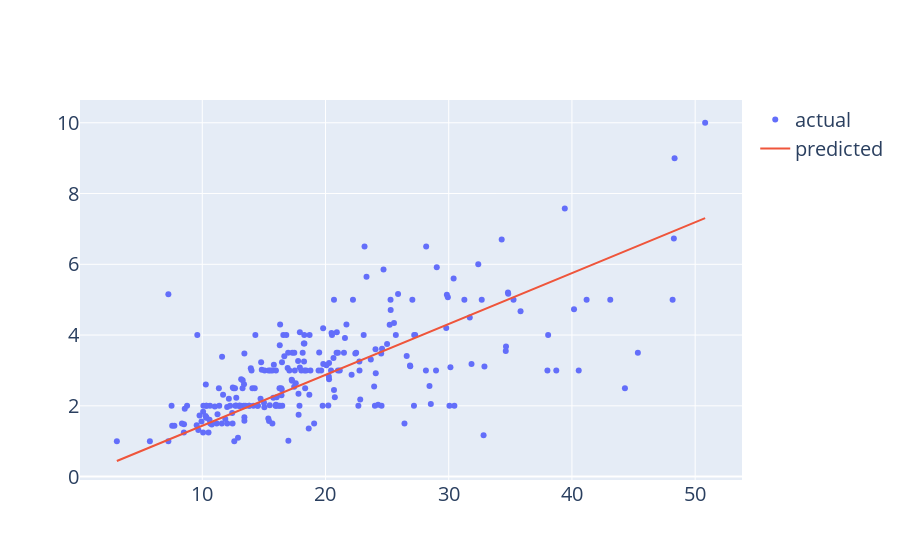

Notebook cell for this chart:
### Code cell
import plotly.graph_objects as go
fig = go.Figure()
fig.add_trace(go.Scatter(x=data['total_bill'], y = data['tip'], mode = "markers", name = "actual"))
fig.add_trace(go.Scatter(x=data['total_bill'], y = data['prediction'], mode = "lines", name = "predicted"))
fig.update_layout(font_size = 20)

### Figure 1 — Plotly figure (JSON) as saved in the notebook; plotly's stock layout.template omitted (floating-point values rounded to 4 significant figures; data arrays with more than 128 entries replaced by an {"elided": "..."} marker saying what was removed)
{"data": [{"mode": "markers", "name": "actual", "type": "scatter", "x": {"elided": "244 float values"}, "y": {"elided": "244 float values"}}, {"mode": "lines", "name": "predicted", "type": "scatter", "x": {"elided": "244 float values"}, "y": {"elided": "244 float values"}}], "layout": {"font": {"size": 20}}}
